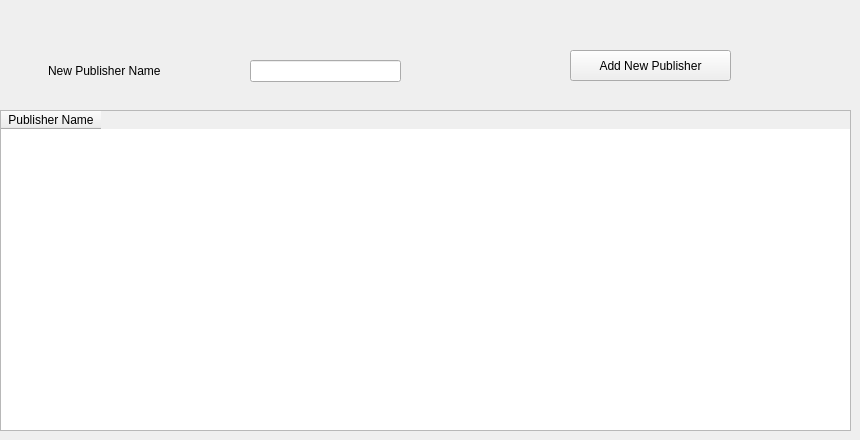
      <widget class="QWidget" name="tab_17">
       <attribute name="title">
        <string>Publisher</string>
       </attribute>
       <widget class="QLabel" name="label_46">
        <property name="geometry">
         <rect>
          <x>48</x>
          <y>60</y>
          <width>171</width>
          <height>21</height>
         </rect>
        </property>
        <property name="text">
         <string>New Publisher Name</string>
        </property>
       </widget>
       <widget class="QLineEdit" name="lineEdit_33">
        <property name="geometry">
         <rect>
          <x>250</x>
          <y>60</y>
          <width>151</width>
          <height>22</height>
         </rect>
        </property>
       </widget>
       <widget class="QTableWidget" name="tableWidget_4">
        <property name="geometry">
         <rect>
          <x>0</x>
          <y>110</y>
          <width>851</width>
          <height>321</height>
         </rect>
        </property>
        <column>
         <property name="text">
          <string>Publisher Name</string>
         </property>
        </column>
       </widget>
       <widget class="QPushButton" name="pushButton_21">
        <property name="geometry">
         <rect>
          <x>570</x>
          <y>50</y>
          <width>161</width>
          <height>31</height>
         </rect>
        </property>
        <property name="text">
         <string>Add New Publisher</string>
        </property>
       </widget>
      </widget>
